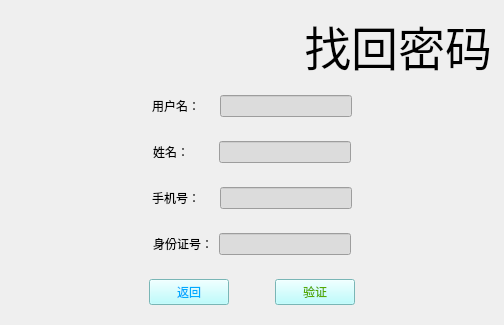
   <widget class="QWidget" name="page_13">
    <layout class="QVBoxLayout" name="verticalLayout_10">
     <item>
      <widget class="QLabel" name="label_61">
       <property name="font">
        <font>
         <family>华文琥珀</family>
         <pointsize>35</pointsize>
         <weight>50</weight>
         <bold>false</bold>
        </font>
       </property>
       <property name="text">
        <string>                        找回密码</string>
       </property>
      </widget>
     </item>
     <item>
      <widget class="QWidget" name="widget_39" native="true">
       <layout class="QHBoxLayout" name="horizontalLayout_38">
        <item>
         <spacer name="horizontalSpacer_70">
          <property name="orientation">
           <enum>Qt::Horizontal</enum>
          </property>
          <property name="sizeHint" stdset="0">
           <size>
            <width>40</width>
            <height>20</height>
           </size>
          </property>
         </spacer>
        </item>
        <item>
         <widget class="QLabel" name="label_62">
          <property name="styleSheet">
           <string notr="true">font: 10pt &quot;微软雅黑&quot;;</string>
          </property>
          <property name="text">
           <string>用户名：    </string>
          </property>
         </widget>
        </item>
        <item>
         <widget class="QLineEdit" name="L_p13_u">
          <property name="styleSheet">
           <string notr="true">background-color: rgb(220, 220, 220);
font: 10pt &quot;微软雅黑&quot;;</string>
          </property>
         </widget>
        </item>
        <item>
         <spacer name="horizontalSpacer_71">
          <property name="orientation">
           <enum>Qt::Horizontal</enum>
          </property>
          <property name="sizeHint" stdset="0">
           <size>
            <width>40</width>
            <height>20</height>
           </size>
          </property>
         </spacer>
        </item>
       </layout>
      </widget>
     </item>
     <item>
      <widget class="QWidget" name="widget_40" native="true">
       <layout class="QHBoxLayout" name="horizontalLayout_39">
        <item>
         <spacer name="horizontalSpacer_72">
          <property name="orientation">
           <enum>Qt::Horizontal</enum>
          </property>
          <property name="sizeHint" stdset="0">
           <size>
            <width>40</width>
            <height>20</height>
           </size>
          </property>
         </spacer>
        </item>
        <item>
         <widget class="QLabel" name="label_64">
          <property name="styleSheet">
           <string notr="true">font: 10pt &quot;微软雅黑&quot;;</string>
          </property>
          <property name="text">
           <string>姓名：       </string>
          </property>
         </widget>
        </item>
        <item>
         <widget class="QLineEdit" name="L_p13_n">
          <property name="styleSheet">
           <string notr="true">background-color: rgb(220, 220, 220);
font: 10pt &quot;微软雅黑&quot;;</string>
          </property>
         </widget>
        </item>
        <item>
         <spacer name="horizontalSpacer_73">
          <property name="orientation">
           <enum>Qt::Horizontal</enum>
          </property>
          <property name="sizeHint" stdset="0">
           <size>
            <width>40</width>
            <height>20</height>
           </size>
          </property>
         </spacer>
        </item>
       </layout>
      </widget>
     </item>
     <item>
      <widget class="QWidget" name="widget_41" native="true">
       <layout class="QHBoxLayout" name="horizontalLayout_40">
        <item>
         <spacer name="horizontalSpacer_74">
          <property name="orientation">
           <enum>Qt::Horizontal</enum>
          </property>
          <property name="sizeHint" stdset="0">
           <size>
            <width>40</width>
            <height>20</height>
           </size>
          </property>
         </spacer>
        </item>
        <item>
         <widget class="QLabel" name="label_63">
          <property name="styleSheet">
           <string notr="true">font: 10pt &quot;微软雅黑&quot;;</string>
          </property>
          <property name="text">
           <string>手机号：    </string>
          </property>
         </widget>
        </item>
        <item>
         <widget class="QLineEdit" name="L_p13_t">
          <property name="styleSheet">
           <string notr="true">background-color: rgb(220, 220, 220);
font: 10pt &quot;微软雅黑&quot;;</string>
          </property>
         </widget>
        </item>
        <item>
         <spacer name="horizontalSpacer_77">
          <property name="orientation">
           <enum>Qt::Horizontal</enum>
          </property>
          <property name="sizeHint" stdset="0">
           <size>
            <width>40</width>
            <height>20</height>
           </size>
          </property>
         </spacer>
        </item>
       </layout>
      </widget>
     </item>
     <item>
      <widget class="QWidget" name="widget_42" native="true">
       <layout class="QHBoxLayout" name="horizontalLayout_41">
        <item>
         <spacer name="horizontalSpacer_75">
          <property name="orientation">
           <enum>Qt::Horizontal</enum>
          </property>
          <property name="sizeHint" stdset="0">
           <size>
            <width>40</width>
            <height>20</height>
           </size>
          </property>
         </spacer>
        </item>
        <item>
         <widget class="QLabel" name="label_65">
          <property name="styleSheet">
           <string notr="true">font: 10pt &quot;微软雅黑&quot;;</string>
          </property>
          <property name="text">
           <string>身份证号：</string>
          </property>
         </widget>
        </item>
        <item>
         <widget class="QLineEdit" name="L_p13_c">
          <property name="styleSheet">
           <string notr="true">background-color: rgb(220, 220, 220);
font: 10pt &quot;微软雅黑&quot;;</string>
          </property>
         </widget>
        </item>
        <item>
         <spacer name="horizontalSpacer_78">
          <property name="orientation">
           <enum>Qt::Horizontal</enum>
          </property>
          <property name="sizeHint" stdset="0">
           <size>
            <width>40</width>
            <height>20</height>
           </size>
          </property>
         </spacer>
        </item>
       </layout>
      </widget>
     </item>
     <item>
      <widget class="QWidget" name="widget_43" native="true">
       <layout class="QHBoxLayout" name="horizontalLayout_42">
        <item>
         <spacer name="horizontalSpacer_76">
          <property name="orientation">
           <enum>Qt::Horizontal</enum>
          </property>
          <property name="sizeHint" stdset="0">
           <size>
            <width>40</width>
            <height>20</height>
           </size>
          </property>
         </spacer>
        </item>
        <item>
         <widget class="QPushButton" name="Ptn_p13_b">
          <property name="styleSheet">
           <string notr="true">QPushButton {font: 10pt &quot;微软雅黑&quot;;
background-color: rgb(170, 255, 255);
color: rgb(0, 170, 255);}
QPushButton:hover { 
background-color: rgb(151, 227, 227);
color: rgb(255, 255, 255);}</string>
          </property>
          <property name="text">
           <string>返回</string>
          </property>
         </widget>
        </item>
        <item>
         <spacer name="horizontalSpacer_80">
          <property name="orientation">
           <enum>Qt::Horizontal</enum>
          </property>
          <property name="sizeType">
           <enum>QSizePolicy::Fixed</enum>
          </property>
          <property name="sizeHint" stdset="0">
           <size>
            <width>40</width>
            <height>20</height>
           </size>
          </property>
         </spacer>
        </item>
        <item>
         <widget class="QPushButton" name="Ptn_p13_o">
          <property name="styleSheet">
           <string notr="true">QPushButton {font: 10pt &quot;微软雅黑&quot;;
background-color: rgb(170, 255, 255);
color: rgb(85, 170, 0);}
QPushButton:hover { 
background-color: rgb(151, 227, 227);
color: rgb(255, 255, 255);}</string>
          </property>
          <property name="text">
           <string>验证</string>
          </property>
         </widget>
        </item>
        <item>
         <spacer name="horizontalSpacer_79">
          <property name="orientation">
           <enum>Qt::Horizontal</enum>
          </property>
          <property name="sizeHint" stdset="0">
           <size>
            <width>40</width>
            <height>20</height>
           </size>
          </property>
         </spacer>
        </item>
       </layout>
      </widget>
     </item>
    </layout>
   </widget>
